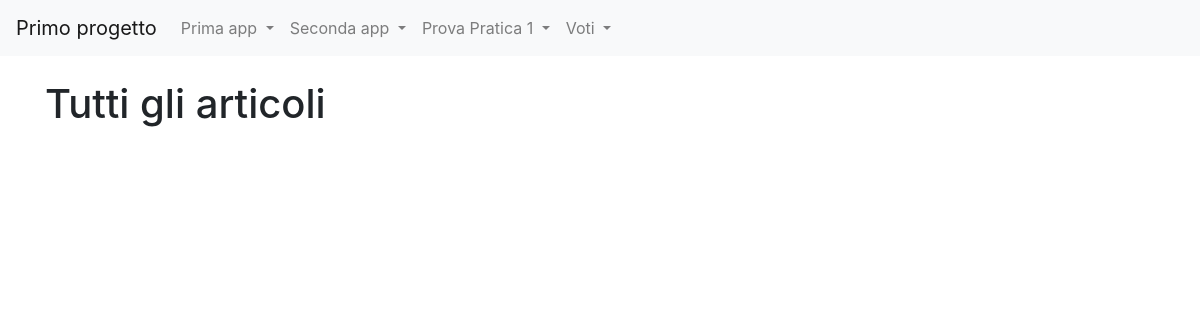
Before: /news/lista_articoli/ with the older database file.
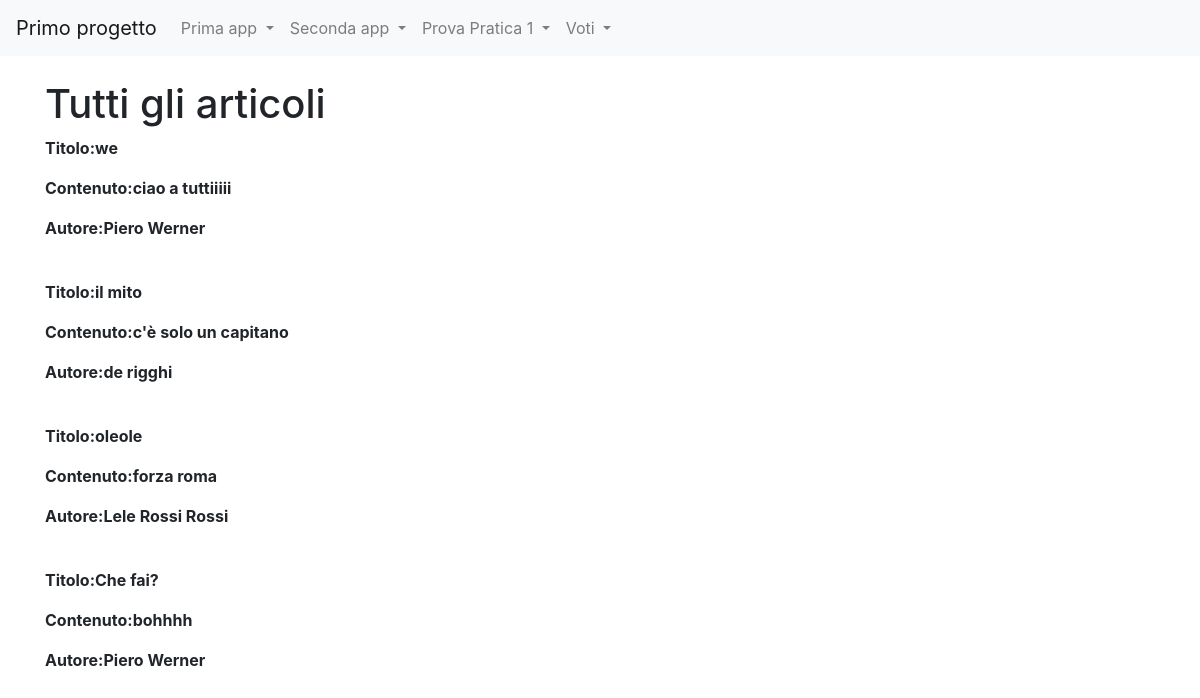
After: the same page with the newer database file.
### news/models.py (models this page shows)
class Articolo(models.Model):
    titolo=models.CharField(max_length=100)
    contenuto=models.TextField()
    giornalista=models.ForeignKey(Giornalista, on_delete=models.CASCADE, related_name="articoli")
    data=models.DateField(auto_now=True, blank=True)
    visualizzazioni=models.IntegerField(default=0,blank=True)
    def __str__(self):
        return self.titolo
    class Meta:
        verbose_name="Articolo"
        verbose_name_plural="Articoli"

class Giornalista(models.Model):
    nome=models.CharField(max_length=20)
    cognome=models.CharField(max_length=20)
    anno_di_nascita = models.DateField(blank=True)
    def __str__(self):
        return self.nome + " " + self.cognome
    class Meta:
        verbose_name="Giornalista"
        verbose_name_plural="Giornalisti"

### news/views.py (the view)
# urls.py: path("lista_articoli/", listaArticoli, name="lista_articoli"),
def listaArticoli(request, pk=None):
    if(pk==None):
        articoli=Articolo.objects.all()
    else:
        articoli=Articolo.objects.filter(giornalista_id=pk)
    context={
        'articoli': articoli,
        'pk':pk,
    }
    return render(request, 'lista_articoli.html', context)

### news/templates/lista_articoli.html (shortened to what this page needs)
{% extends 'base.html' %}
{% block content %}
    {% if  pk == None %}
    <h1> Tutti gli articoli </h1>
    {% else %}
    <h1> Tutti gli articoli </h1>
    {% endif %}
    <list>
        {%for x in articoli %}
            <p><strong>Titolo:</strong><strong>{{ x.titolo }}</strong></p>
            <p><strong>Contenuto:</strong><strong>{{ x.contenuto }}</strong></p>
            <p><strong>Autore:</strong><strong>{{ x.giornalista }}</strong></p>
            <br>
            {% endfor %}
    </list>
{% endblock content %}

Changed rows visible on the page:
added Articolo: titolo "we", contenuto "ciao a tuttiiiii", giornalista "Piero Werner"
added Articolo: titolo "il mito", contenuto "c'è solo un capitano", giornalista "de rigghi"
added Articolo: titolo "oleole", contenuto "forza roma", giornalista "Lele Rossi Rossi"
added Articolo: titolo "Che fai?", contenuto "bohhhh", giornalista "Piero Werner"
